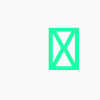
Frame 1 (no input)
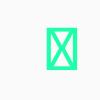
Frame 60 (the mouse pressed at the canvas centre just before this capture)
Frame 120 (the mouse held since frame 60 and released just before this capture): identical to frame 1, image omitted

The Processing sketch that drew these frames (run headless with seeded random() and noise(); from frame 60 on, the mouse is pressed at the canvas centre):

// Processing sketch: Week3_Persistent_Record_Of_Interaction
// ── Week3_Persistent_Record_Of_Interaction.pde
void setup() {
  textSize(64);
  frameRate(5);
}

void draw() {
  background(250);
  fill(30, 256, 170);
  float xPosition = random(40,45);
  text(key,xPosition,70);
}

void keyPressed () {
  if (key == 'j') {
    background(255, 250, 50);
  } else {
    background(32, 250, 250);
  }
  print(key);
}
